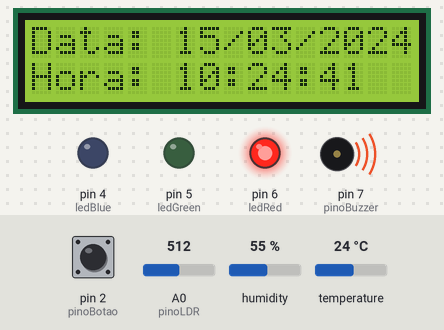
A sketch run on a simulated Arduino Uno, built with avr-gcc and run on an emulated ATmega328P. On the bench: 16×2 character LCD, output pins drawn as LEDs (lit = HIGH), buzzer (waves = sounding). The inputs (shaded band) are chosen by the test bench; at power-on: pin 2 (pinoBotao) HIGH, humidity 55 %, A0 (pinoLDR) = 512, temperature 24 °C. The local clock reads 2024-03-15 10:24:30 at power-on unless the sketch sets it; EEPROM starts erased; what the sketch prints to the serial monitor is not drawn.

Above: at 11.3 s.
12.4 s: pin 2 (pinoBotao) pulled LOW for 3.2 s
At 14.2 s:
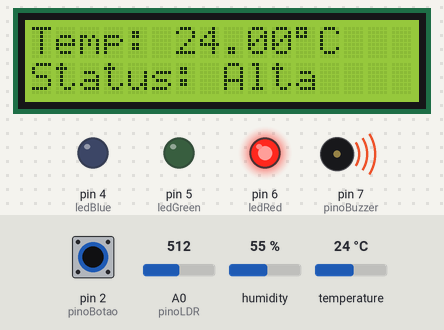
17.1 s: humidity set to 22 %
At 19.6 s:
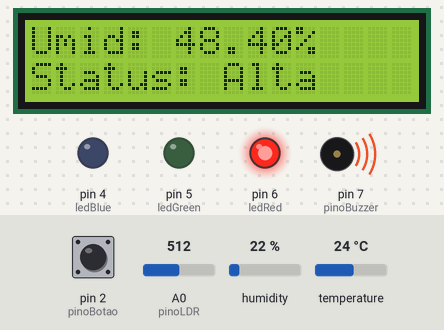
22.9 s: pin 2 (pinoBotao) pulled LOW for 0.6 s
At 23.8 s:
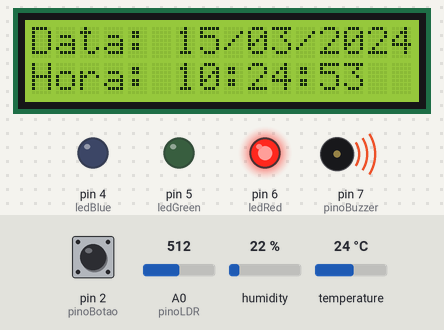
25.0 s: A0 (pinoLDR) set to 1023
30.8 s: pin 2 (pinoBotao) pulled LOW for 3.2 s
At 33.7 s:
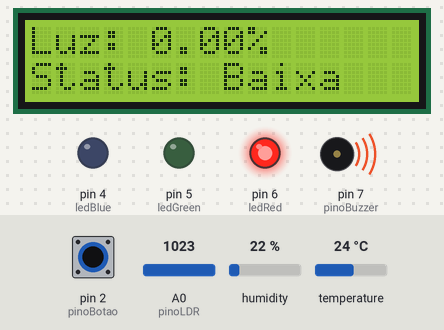
35.5 s: humidity set to 40 %
At 43.4 s:
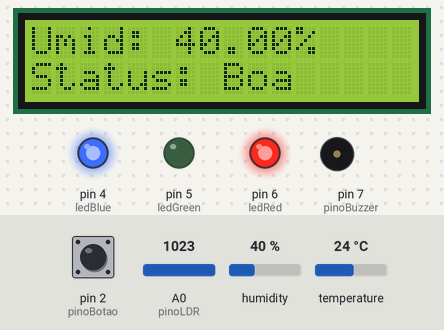
Timing chart, 0 to 44.2 s (numbered marks = the images above; inputs shaded):
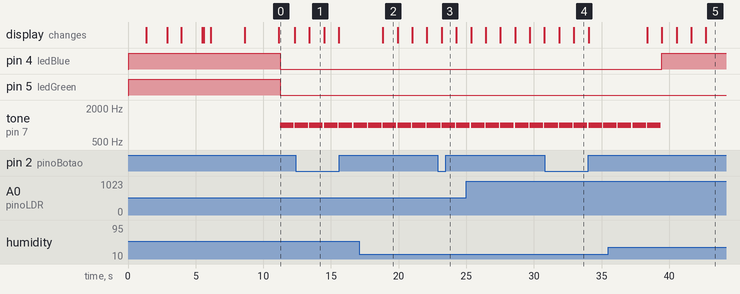

The sketch:

cellarium_vinum_final.ino
```cpp
#include <Wire.h>
#include <RTClib.h>
#include <LiquidCrystal_I2C.h>
#include <DHT.h>
#include <EEPROM.h>

// Configurações gerais
#define LOG_OPTION 1
#define UTC_OFFSET 0
#define EEPROM_SIZE 160  // Cada registro ocupa 16 bytes * 10 registros

// Configuração do LCD
#define col 16
#define lin 2
#define ende 0x27
LiquidCrystal_I2C lcd(ende, col, lin);

// Sensor de tempo e umidade
RTC_DS3231 rtc;
DHT dht(13, DHT11);

// Pinos dos componentes
int pinoLDR = A0;
int pinoBuzzer = 7;
int ledRed = 6, ledGreen = 5, ledBlue = 4;
int pinoBotao = 2;

// Limites e gaps
float tempMin = 15.0; // Limite de temperatura mínimo
float tempMax = 25.0; // Limite de temperatura máximo
float luzMin = 0.0; // Limite de luminosidade mínimo
float luzMax = 30.0; // Limite de luminosidade máximo
float umiMin = 30.0; // Limite de umidade mínimo
float umiMax = 50.0; // Limite de umidade máximo
float gapTemp = 2.5; // Range de tolerância antes da anomalia da temperatura - Indicador de risco
float gapLuz = 5.0; // Range de tolerância antes da anomalia da luminosidade - Indicador de risco
float gapUmi = 5.0; // Range de tolerância antes da anomalia da umidade - Indicador de risco

// Estados do sistema
int estadoTela = 0;
unsigned long tempoAnterior = 0;
unsigned long debounceTime = 0;
const int intervalo = 1000; // Atualiza a cada 1s
int posEEPROM = 0; // Posição atual na EEPROM

// Arrays para armazenar as últimas 5 leituras - Para calcular a média
float leiturasTemp[5];
float leiturasUmi[5];
float leiturasLuz[5];
int iteradorAtual = 0;
int numeroLeituras = 0;

//Configuração de tempo
uint32_t lastTimestamp = 0;

//Garrafa vazia
byte name0x0[8] = { B00000, B00000, B00000, B00001, B00010, B00010, B00001, B00001 };
byte name1x0[8] = { B00000, B00000, B00000, B11000, B00100, B00100, B01000, B01000 };
byte name0x1[8] = { B00010, B00100, B01000, B01000, B01000, B01000, B00100, B00011 };
byte name1x1[8] = { B00100, B00010, B00001, B00001, B00001, B00001, B00010, B11100 };
//Garrafa cheia
byte cheia1[8] = { B00000, B00000, B00000, B00001, B00011, B00011, B00001, B00001 };
byte cheia2[8] = { B00000, B00000, B00000, B11000, B11100, B11100, B11000, B11000 };
byte cheia3[8] = { B00011, B00111, B01111, B01111, B01111, B01111, B00111, B00011 };
byte cheia4[8] = { B11100, B11110, B11111, B11111, B11111, B11111, B11110, B11100 };
//Garrafa cheia deitada
byte deitada1[8] = { B00000, B00000, B00000, B00000, B00000, B00000, B00000, B00111 };
byte deitada2[8] = { B00000, B00000, B00000, B00000, B00000, B00000, B00000, B10000 };
byte deitada3[8] = { B01111, B11111, B11111, B11111, B11111, B11111, B01111, B00111 };
byte deitada4[8] = { B11000, B11100, B11111, B11111, B11111, B11100, B11000, B10000 };
byte deitada5[8] = { B00000, B11000, B11100, B11100, B11100, B11000, B00000, B00000 };
//Garrafa deitada vazando
byte vazando1[8] = { B00000, B00000, B00000, B00000, B00000, B00000, B00000, B00111 };
byte vazando2[8] = { B00000, B00000, B00000, B00000, B00000, B00000, B00000, B10000 };
byte vazando3[8] = { B01000, B10000, B10000, B10000, B10001, B10011, B01111, B00111 };
byte vazando4[8] = { B11000, B00100, B00011, B00011, B11111, B11100, B11000, B10000 };
byte vazando5[8] = { B00000, B11000, B00100, B11111, B11101, B11000, B00000, B00000 };
byte vazando6[8] = { B00000, B00000, B00000, B00000, B11000, B01100, B00110, B00011 };
//Inundação
byte inu1[] = { B11111, B11111, B11111, B11111, B11111, B11111, B11111, B11111 };
byte inu2[] = { B11111, B11111, B11111, B11111, B11111, B11111, B11111, B11111 };
byte inu3[] = { B11111, B11111, B11111, B11111, B11111, B11111, B11111, B11111 };
byte inu4[] = { B11111, B11111, B11111, B11111, B11111, B11111, B11111, B11111 };
byte inu5[] = { B11111, B11111, B11111, B11111, B11111, B11111, B11111, B11111 };
byte inu6[] = { B11111, B11111, B11111, B11111, B11111, B11111, B11111, B11111 };
byte inu7[] = { B11111, B11111, B11111, B11111, B11111, B11111, B11111, B11111 };
byte inu8[] = { B11111, B11111, B11111, B11111, B11111, B11111, B11111, B11111 };
byte inu9[] = { B11111, B11111, B11111, B11111, B11111, B11111, B11111, B11111 };
byte inu10[] = { B11111, B11111, B11111, B11111, B11111, B11111, B11111, B11111 };
byte inu11[] = { B11111, B11111, B11111, B11111, B11111, B11111, B11111, B11111 };
byte inu12[] = { B11111, B11111, B11111, B11111, B11111, B11111, B11111, B11111 };
byte inu13[] = { B11111, B11111, B11111, B11111, B11111, B11111, B11111, B11111 };
byte inu14[] = { B11111, B11111, B11111, B11111, B11111, B11111, B11111, B11111 };
byte inu15[] = { B11111, B11111, B11111, B11111, B11111, B11111, B11111, B11111 };

void setup() {
    // Inicializa o serial (para leitura da EEPROM)
    Serial.begin(9600);
    // Inicializa o LCD
    lcd.init();
    lcd.backlight();
    // Declarando as saídas de acordo com o componente
    pinMode(pinoBotao, INPUT_PULLUP);
    pinMode(pinoBuzzer, OUTPUT);
    pinMode(ledRed, OUTPUT);
    pinMode(ledGreen, OUTPUT);
    pinMode(ledBlue, OUTPUT);
    // LED brilhando em branco
    digitalWrite(ledRed, HIGH);
    digitalWrite(ledGreen, HIGH);
    digitalWrite(ledBlue, HIGH);
    // Inicializa o sensor de temperatura
    dht.begin();
   // Caso haja erro no RTC
    if (!rtc.begin()) {
        lcd.print("Erro RTC");
        while (1);
    }
    // Em caso de sucesso na inicialização, configura a data e a hora armazenada no LCD
    if (rtc.lostPower()) {
        rtc.adjust(DateTime(F(__DATE__), F(__TIME__)));
    }

    //Garrafa vazia
    lcd.createChar(0, name0x0);
    lcd.createChar(1, name1x0);
    lcd.createChar(2, name0x1);
    lcd.createChar(3, name1x1);
    lcd.createChar(4, cheia1);
    lcd.createChar(5, cheia2);
    lcd.createChar(6, cheia3);
    lcd.createChar(7, cheia4);

    lcd.setCursor(1,0);
    lcd.write(byte(0));

    lcd.setCursor(2,0);
    lcd.write(byte(1));

    lcd.setCursor(1,1);
    lcd.write(byte(2));

    lcd.setCursor(2,1);
    lcd.write(byte(3));
    delay(1200);
    lcd.clear();

    //Garrafa cheia
    lcd.setCursor(1,0);
    lcd.write(byte(4));

    lcd.setCursor(2,0);
    lcd.write(byte(5));

    lcd.setCursor(1,1);
    lcd.write(byte(6));

    lcd.setCursor(2,1);
    lcd.write(byte(7));

    delay(1500);
    lcd.clear();

    //Garrafa cheia deitada
    lcd.createChar(8, deitada1);
    lcd.createChar(9, deitada2);
    lcd.createChar(10, deitada3);
    lcd.createChar(11, deitada4);
    lcd.createChar(12, deitada5);

    lcd.setCursor(4,0);
    lcd.write(byte(8));

    lcd.setCursor(5,0);
    lcd.write(byte(9));

    lcd.setCursor(4,1);
    lcd.write(byte(10));

    lcd.setCursor(5,1);
    lcd.write(byte(11));

    lcd.setCursor(6,1);
    lcd.write(byte(12));

    delay(1000);
    lcd.clear();

    //Garrafa deitada vazando
    lcd.createChar(13, vazando1);
    lcd.createChar(14, vazando2);
    lcd.createChar(15, vazando3);
    lcd.createChar(0, vazando4);
    lcd.createChar(1, vazando5);
    lcd.createChar(2, vazando6);

    lcd.setCursor(4,0);
    lcd.write(byte(13));

    lcd.setCursor(5,0);
    lcd.write(byte(14));

    lcd.setCursor(4,1);
    lcd.write(byte(15));

    lcd.setCursor(5,1);
    lcd.write(byte(0));

    lcd.setCursor(6,1);
    lcd.write(byte(1));

    lcd.setCursor(7,1);
    lcd.write(byte(2));

    delay(1500);
    lcd.clear();

    //Inundando
    lcd.createChar(3, inu1);
    lcd.createChar(4, inu2);
    lcd.createChar(5, inu3);
    lcd.createChar(6, inu4);
    lcd.createChar(7, inu5);
    lcd.createChar(8, inu6);
    lcd.createChar(9, inu7);
    lcd.createChar(10, inu8);
    lcd.createChar(11, inu9);
    lcd.createChar(12, inu10);
    lcd.createChar(13, inu11);
    lcd.createChar(14, inu12);
    lcd.createChar(15, inu13);
    lcd.createChar(0, inu14);
    lcd.createChar(1, inu15);

    lcd.setCursor(0, 1);
    lcd.write(byte(3));

    lcd.setCursor(1, 1);
    lcd.write(byte(4));

    lcd.setCursor(2, 1);
    lcd.write(byte(5));

    lcd.setCursor(3, 1);
    lcd.write(byte(6));

    lcd.setCursor(4, 1);
    lcd.write(byte(7));

    lcd.setCursor(5, 1);
    lcd.write(byte(8));

    lcd.setCursor(6, 1);
    lcd.write(byte(9));

    lcd.setCursor(7, 1);
    lcd.write(byte(10));

    lcd.setCursor(8, 1);
    lcd.write(byte(11));

    lcd.setCursor(9, 1);
    lcd.write(byte(12));

    lcd.setCursor(10, 1);
    lcd.write(byte(13));

    lcd.setCursor(11, 1);
    lcd.write(byte(14));

    lcd.setCursor(12, 1);
    lcd.write(byte(15));

    lcd.setCursor(13, 1);
    lcd.write(byte(0));

    lcd.setCursor(14, 1);
    lcd.write(byte(1));

    lcd.setCursor(15, 1);
    lcd.write(byte(2));

    delay(500);

    // Nome do projeto
    lcd.setCursor(3,0);
    lcd.print("CELLARIUM");

    lcd.setCursor(5,1);
    lcd.print("VINUM");

    delay(2500);
    lcd.clear();

    // Bordão do projeto
    lcd.setCursor(4,0);
    lcd.print("A ADEGA");
    lcd.setCursor(3,1);
    lcd.print("DA REALEZA");
    delay(2500);
    lcd.clear();
}

// Função auxiliar construída para acionar o alarme e ligar os leds quando necessário
void ativarAlarme(int nivel = 0) {
    switch (nivel) {
        case 1: //
            digitalWrite(ledRed, HIGH);
            digitalWrite(ledGreen, LOW);
            digitalWrite(ledBlue, LOW);
            tone(pinoBuzzer, 1000, 1000);
            break;
        case 2:
            digitalWrite(ledRed, HIGH);
            digitalWrite(ledGreen, LOW);
            digitalWrite(ledBlue, HIGH);
            noTone(pinoBuzzer);
            break;
        default:
            digitalWrite(ledRed, LOW);
            digitalWrite(ledGreen, HIGH);
            digitalWrite(ledBlue, LOW);
            noTone(pinoBuzzer);
    }
}

// Função para registrar as anomalias
void salvarEEPROM() {
    float temperatura = dht.readTemperature();
    float umidade = dht.readHumidity();
    int ldr = analogRead(pinoLDR);
    float luz = map(ldr, 1023, 0, 0, 100);

    // Obter data e hora
    DateTime now = rtc.now();
    uint32_t timestamp = now.unixtime(); // Obtém o timestamp em segundos

    // Verifica se passou pelo menos 60 segundos desde a última gravação
    if (timestamp - lastTimestamp < 60) {
        return; // Sai da função se não passou tempo suficiente
    }

    // Atualizar o `lastTimestamp` somente após gravar
    lastTimestamp = timestamp;

    // Verifica as condições para salvar na EEPROM
    if ((luz > luzMax) || (luz < luzMin) ||
        (temperatura > tempMax) || (temperatura < tempMin) ||
        (umidade > umiMax) || (umidade < umiMin)) {

        if (posEEPROM >= EEPROM_SIZE) posEEPROM = 0; // Buffer circular

        // Salvar temperatura, umidade, luz e hora
        EEPROM.put(posEEPROM, temperatura);          // 4 bytes
        EEPROM.put(posEEPROM + 4, umidade);          // 4 bytes
        EEPROM.put(posEEPROM + 8, luz);              // 4 bytes
        EEPROM.put(posEEPROM + 12, timestamp);       // 4 bytes (data/hora como uint32_t)

        posEEPROM += 16; // Cada registro ocupa 16 bytes
    }
}

// Função auxiliar para calcular a média das leituras das grandezas
float calculaMedia(float readings[], int size) {
    float sum = 0.0;
    for (int i = 0; i < size; i++) {
        sum += readings[i];
    }
    return sum / size;
}

// Função auxiliar para atualizar a tela conforme o botão é apertado e os ciclos de loop acontecem
void atualizarTela(int estado) {
    lcd.clear();
    DateTime now = rtc.now();
    now = DateTime(now.unixtime() + UTC_OFFSET * 3600);  // Aplica o offset UTC

    switch (estado) {
        case 0: // Tela de data e hora
            lcd.print("Data: ");
            lcd.print(now.day() < 10 ? "0" : "");
            lcd.print(now.day());
            lcd.print("/");
            lcd.print(now.month() < 10 ? "0" : "");
            lcd.print(now.month());
            lcd.print("/");
            lcd.print(now.year());

            lcd.setCursor(0, 1);
            lcd.print("Hora: ");
            lcd.print(now.hour() < 10 ? "0" : "");
            lcd.print(now.hour());
            lcd.print(":");
            lcd.print(now.minute() < 10 ? "0" : "");
            lcd.print(now.minute());
            lcd.print(":");
            lcd.print(now.second() < 10 ? "0" : "");
            lcd.print(now.second());
            break;

        case 1: // Tela de temperatura
            lcd.print("Temp: ");
            lcd.print(String(calculaMedia(leiturasTemp, numeroLeituras)));
            lcd.write(byte(223)); // Exibe o símbolo de grau (°)
            lcd.print("C");
            lcd.setCursor(0, 1);
            lcd.print("Status: ");
            if (calculaMedia(leiturasTemp, numeroLeituras) > tempMax - gapTemp) {
                lcd.print("Alta");
            } else if (calculaMedia(leiturasTemp, numeroLeituras) < tempMin + gapTemp) {
                lcd.print("Baixa");
            } else {
                lcd.print("Boa");
            }
            break;

        case 2: // Tela de luminosidade
            lcd.print("Luz: ");
            lcd.print(String(calculaMedia(leiturasLuz, numeroLeituras)) + "%");
            lcd.setCursor(0, 1);
            lcd.print("Status: ");
            if (calculaMedia(leiturasLuz, numeroLeituras) > luzMax - gapLuz) {
                lcd.print("Alta");
            } else if (calculaMedia(leiturasLuz, numeroLeituras) < luzMin + gapLuz) {
                lcd.print("Baixa");
            } else {
                lcd.print("Boa");
            }
            break;

        case 3: // Tela de umidade
            lcd.print("Umid: ");
            lcd.print(String(calculaMedia(leiturasUmi, numeroLeituras)) + "%");
            lcd.setCursor(0, 1);
            lcd.print("Status: ");
            if (calculaMedia(leiturasUmi, numeroLeituras) > umiMax - gapUmi) {
                lcd.print("Alta");
            } else if (calculaMedia(leiturasUmi, numeroLeituras) < umiMin + gapUmi) {
                lcd.print("Baixa");
            } else {
                lcd.print("Boa");
            }
            break;
    }
}

void loop() {
    // Para visualizar o serial
    if(LOG_OPTION) exibirEEPROM();

    // Variável auxiliar na troca de telas
    unsigned long tempoAtual = millis();

    // Troca de tela no clique do botão
    if (digitalRead(pinoBotao) == LOW && (tempoAtual - debounceTime) > 10) { // Debounce ajustado para 10 ms
        debounceTime = tempoAtual; // Atualiza o tempo de debounce
        estadoTela = (estadoTela + 1) % 4; // Muda a tela
    }

    // Atualização cronometrada da EEPROM, em casos de anomalia
    if (tempoAtual - tempoAnterior >= intervalo) {
        tempoAnterior = tempoAtual;
        atualizarTela(estadoTela);
        salvarEEPROM();
    }

    // Leitura dos sensores
    float temperatura = dht.readTemperature();
    float umidade = dht.readHumidity();
    float tensaoLDR = analogRead(pinoLDR);
    float intensidadeLuz = map(tensaoLDR, 1023, 0, 0, 100); // Transformando a leitura de tensão no LDR para taxa de luminosidade

    // Armazenar as leituras nos arrays
    leiturasTemp[iteradorAtual] = temperatura;
    leiturasUmi[iteradorAtual] = umidade;
    leiturasLuz[iteradorAtual] = intensidadeLuz;

    // Atualizar o índice e o número de leituras
    iteradorAtual = (iteradorAtual + 1) % 5;
    if (numeroLeituras < 5) {
        numeroLeituras++;
    }

    // Calcular a média das leituras inseridas
    float mediaTemp = calculaMedia(leiturasTemp, numeroLeituras);
    float mediaUmi = calculaMedia(leiturasUmi, numeroLeituras);
    float mediaLuz = calculaMedia(leiturasLuz, numeroLeituras);

    // Registro dos valores capturados pelos sensores no serial - para acompanhar funcionamento
    Serial.println("Temperatura: " + String(mediaTemp));
    Serial.println("Umidade: " + String(mediaUmi));
    Serial.println("Luminosidade: " + String(mediaLuz));
    Serial.println("/");

    // Condição para determinar anomalia
    bool condicao_fora = (mediaLuz > luzMax) || (mediaLuz < luzMin) ||
        (mediaTemp > tempMax) || (mediaTemp < tempMin) ||
        (mediaUmi > umiMax) || (mediaUmi < umiMin);
   // Condição para indicar eminente anomalia
    bool condicao_risco = (mediaLuz > (luzMax - gapLuz)) ||
        (mediaLuz < (luzMin + gapLuz)) ||
        (mediaTemp > (tempMax - gapTemp)) ||
        (mediaTemp < (tempMin + gapTemp)) ||
        (mediaUmi > (umiMax - gapUmi)) ||
        (mediaUmi < (umiMin + gapUmi));

    // Ativar o tratamento
    if (condicao_fora)
    {
        ativarAlarme(1);  // Alarme apenas para condição "fora", de anomalia. Led vermelho
    }
    else if (condicao_risco)
    {
        ativarAlarme(2);  // Led liga azul (amarelo é difícil de distinguir) para indicar eminente anomalia
    }
    else
    {
        ativarAlarme();  // Nenhum alarme, led ligando verde
    }
    delay(1000);
}

// Função para mostrar aos registros da EEPROM no serial
void exibirEEPROM() {
    for (int pos = 0; pos < EEPROM_SIZE; pos += 16) { // Cada registro completo ocupa 16 bytes
        float temperatura, umidade, luz;
        uint32_t timestamp;

        // Ler dados da EEPROM
        EEPROM.get(pos, temperatura);    // Lê 4 bytes para a temperatura
        EEPROM.get(pos + 4, umidade);    // Lê 4 bytes para a umidade
        EEPROM.get(pos + 8, luz);        // Lê 4 bytes para a luz
        EEPROM.get(pos + 12, timestamp); // Lê 4 bytes para o timestamp

        // Verifica se os dados são válidos (não preenchidos com 0xFF)
        if (isnan(temperatura) || isnan(umidade) || luz < 0 || luz > 100) break;

        // Converter timestamp para data e hora (supondo que use um RTC)
        DateTime datetime = DateTime(timestamp);

        // Exibir os dados no monitor serial
        Serial.print("Temperatura: ");
        Serial.print(temperatura);
        Serial.print(" °C, Umidade: ");
        Serial.print(umidade);
        Serial.print(" %, Luz: ");
        Serial.print(luz);
        Serial.print(" %, Data/Hora: ");
        Serial.print(datetime.year(), DEC);
        Serial.print("-");
        Serial.print(datetime.month(), DEC);
        Serial.print("-");
        Serial.print(datetime.day(), DEC);
        Serial.print(" ");
        Serial.print(datetime.hour(), DEC);
        Serial.print(":");
        Serial.print(datetime.minute(), DEC);
        Serial.print(":");
        Serial.println(datetime.second(), DEC);
    }
}
```

Measured:
- after the input at 12.4 s, the display: changes after 1.0 s (image 1)
- after the input at 17.1 s, the display: changes after 1.7 s (image 2)
- after the input at 22.9 s, the display: changes after 0.28 s (image 3)
- after the input at 30.8 s, the display: first changes after 1.1 s (image 4 shows a later state)
- after the input at 35.5 s, pin 4 (ledBlue): LOW → HIGH after 4.0 s; tone on pin 7 (pinoBuzzer): goes on until 39.4 s, then stays silent; the display: first changes after 2.9 s (image 5 shows a later state)
- by itself, tone on pin 7 (pinoBuzzer): alternates 1000 Hz for 1.0 s and silent for 0.09 s
- what the display in image 0 shows lasts 1.1 s, from 11.2 s to 12.3 s
